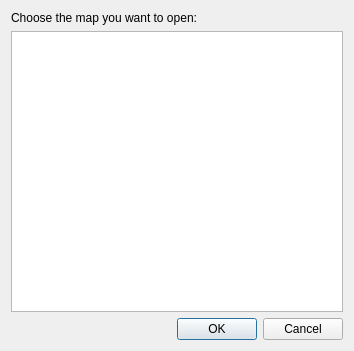
<?xml version="1.0" encoding="UTF-8"?>
<ui version="4.0">
 <class>LoadMapDialog</class>
 <widget class="QDialog" name="LoadMapDialog">
  <property name="geometry">
   <rect>
    <x>0</x>
    <y>0</y>
    <width>354</width>
    <height>351</height>
   </rect>
  </property>
  <property name="windowTitle">
   <string>Open Map</string>
  </property>
  <property name="windowIcon">
   <iconset resource="../qrc/editor.qrc">
    <normaloff>:/ico101.ico</normaloff>:/ico101.ico</iconset>
  </property>
  <property name="modal">
   <bool>true</bool>
  </property>
  <layout class="QVBoxLayout" name="verticalLayout">
   <item>
    <widget class="QLabel" name="label">
     <property name="text">
      <string>Choose the map you want to open:</string>
     </property>
    </widget>
   </item>
   <item>
    <widget class="QTreeView" name="treeView">
     <property name="alternatingRowColors">
      <bool>true</bool>
     </property>
     <property name="rootIsDecorated">
      <bool>false</bool>
     </property>
    </widget>
   </item>
   <item>
    <widget class="QDialogButtonBox" name="buttonBox">
     <property name="orientation">
      <enum>Qt::Horizontal</enum>
     </property>
     <property name="standardButtons">
      <set>QDialogButtonBox::Cancel|QDialogButtonBox::Ok</set>
     </property>
    </widget>
   </item>
  </layout>
 </widget>
 <resources>
  <include location="../qrc/editor.qrc"/>
 </resources>
 <connections>
  <connection>
   <sender>buttonBox</sender>
   <signal>accepted()</signal>
   <receiver>LoadMapDialog</receiver>
   <slot>accept()</slot>
   <hints>
    <hint type="sourcelabel">
     <x>248</x>
     <y>254</y>
    </hint>
    <hint type="destinationlabel">
     <x>157</x>
     <y>274</y>
    </hint>
   </hints>
  </connection>
  <connection>
   <sender>buttonBox</sender>
   <signal>rejected()</signal>
   <receiver>LoadMapDialog</receiver>
   <slot>reject()</slot>
   <hints>
    <hint type="sourcelabel">
     <x>316</x>
     <y>260</y>
    </hint>
    <hint type="destinationlabel">
     <x>286</x>
     <y>274</y>
    </hint>
   </hints>
  </connection>
 </connections>
</ui>
